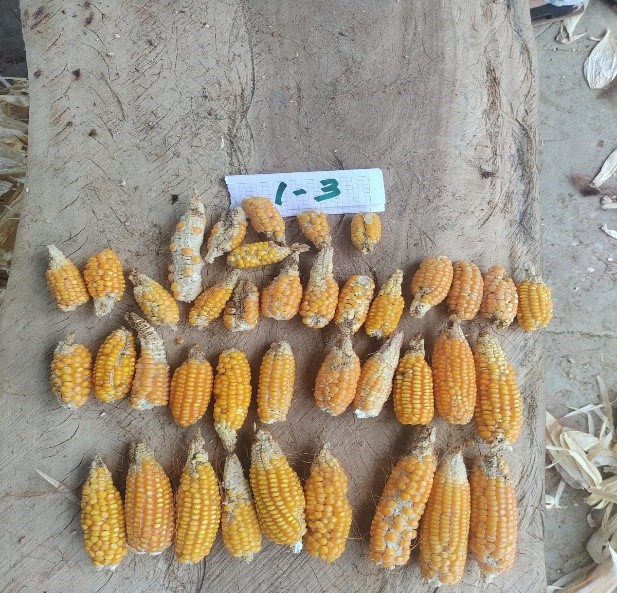
#> input picture data/1-3.jpg, 617 x 593 px
$ jupyter execute --allow-errors 00-01-CornPredictor.ipynb   (shell and % lines are left out)
#> lines starting #> are read from the running program, lines starting #| are printed output that depends on the picture
### code/mazorca/utils.py
from sam2.build_sam import load_model
from sam2.automatic_mask_generator import SAM2AutomaticMaskGenerator

from sklearn.base import BaseEstimator, TransformerMixin
import numpy as np
import pandas as pd
import torch
from torchvision import models, transforms
from itertools import combinations
import pickle

from samecode.plot.pyplot import subplots
import seaborn as sns

class MaskGenerator(BaseEstimator, TransformerMixin):
    def __init__(self, *, model='large', **kwargs):
        self.model = load_model("../models/{}".format(model), apply_postprocessing=False)
        self.mask_generator = SAM2AutomaticMaskGenerator(
            model=self.model,
            points_per_side=16,
            points_per_batch=32,
            pred_iou_thresh=0.7,
            stability_score_thresh=0.92,
            stability_score_offset=0.7,
            crop_n_layers=1,
            box_nms_thresh=0.7,
            crop_n_points_downscale_factor=2,
        )
    def fit(self, X, y=None):
        return self

    # [4 lines left out: function transform, not called in this run]


class MaskFeaturizer(BaseEstimator, TransformerMixin):
    def __init__(self, **kwargs):
        self.min_intensity = kwargs.get('min_intensity', 10)

    def fit(self, X, y=None):
        pass

    # [55 lines left out: functions object2coords, transform, not called in this run]


class Embedder(BaseEstimator, TransformerMixin):
    def __init__(self, **kwargs):
        self.embedder = models.resnet50(weights='ResNet50_Weights.DEFAULT')
        self.embedder.eval()

    # [15 lines left out: function get_mask_embeddings, not called in this run]

    def fit(self, X, y=None):
        return self

    # [5 lines left out: function transform, not called in this run]


class PixelPredictor(BaseEstimator, TransformerMixin):
    def __init__(self, **kwargs):
        file = kwargs.get('model', '../models/corn2pixel.pk')
        self.features, self.model = pickle.load(open(file, 'rb'))

    def fit(self, X, y=None):
        return self

    # [27 lines left out: function transform, not called in this run]


class ObjectPredictor(BaseEstimator, TransformerMixin):
    # [4 lines left out: function __init__, not called in this run]

    def fit(self, X, y=None):
        return self

    # [13 lines left out: function transform, not called in this run]


class ObjectCorrector(BaseEstimator, TransformerMixin):
    def __init__(self, **kwargs):
        self.label = kwargs.get('class', 'corn')
        self.box_overlap_fraction = kwargs.get('box_overlap_fraction', 0.75)

    # [32 lines left out: functions overlap_boxes, box_overlap, not called in this run]

    def fit(self, X, y=None):
        return self

    # [53 lines left out: functions transform, visualize, not called in this run]

### code/00-01-CornPredictor.ipynb
[cell 1]
# !pip install git+https://github.com/gaarangoa/samecode.git
# !pip install seaborn
# !pip install scipy
# !pip install scikit-learn
# !pip uninstall samv2 --yes

[cell 2]
import matplotlib.pyplot as plt
import numpy as np
import requests
from PIL import Image

[cell 3]
from samecode.plot.pyplot import subplots
import seaborn as sns

[cell 4]
import pandas as pd
from sklearn.cluster import KMeans
from sklearn.linear_model import LogisticRegression
import pickle

[cell 5]
from mazorca.utils import MaskGenerator
from mazorca.utils import MaskFeaturizer
from mazorca.utils import Embedder
from mazorca.utils import PixelPredictor
from mazorca.utils import ObjectPredictor
from mazorca.utils import ObjectCorrector

[cell 6]
from sklearn.pipeline import Pipeline

[cell 7]
from sklearn.ensemble import RandomForestClassifier

# Build database

#> (a cell that did not finish here is left out)

[cell 9]
image = Image.open('../data/1-3.jpg')
#> image is the input picture: PIL image 617x593 RGB; mean R, G, B 160.3, 147.6, 128.4
image = np.array(image.convert("RGB"))

#> (the rest of this cell did not finish here and is left out)

[cell 10]
image = Image.open('../data/1-2.jpg')
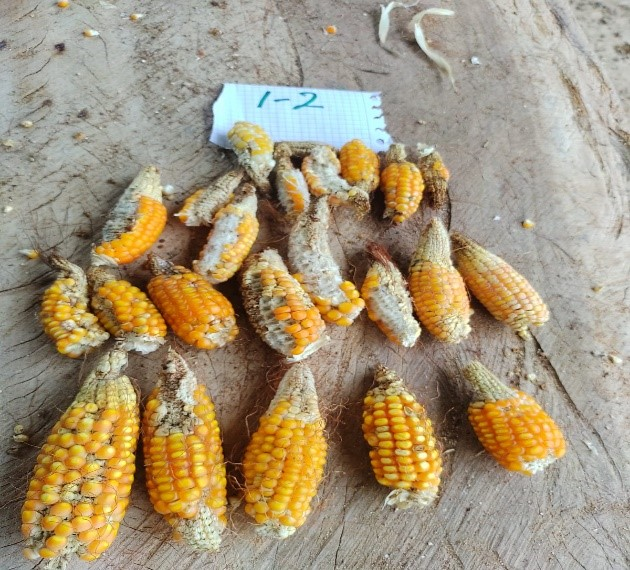
#> input picture data/1-2.jpg, 630 x 570 px
#> image is the input picture: PIL image 630x570 RGB; mean R, G, B 163.9, 149, 121.7
image = np.array(image.convert("RGB"))

#> (the rest of this cell did not finish here and is left out)

[cell 11]
image = Image.open('../data/1-1.jpg')
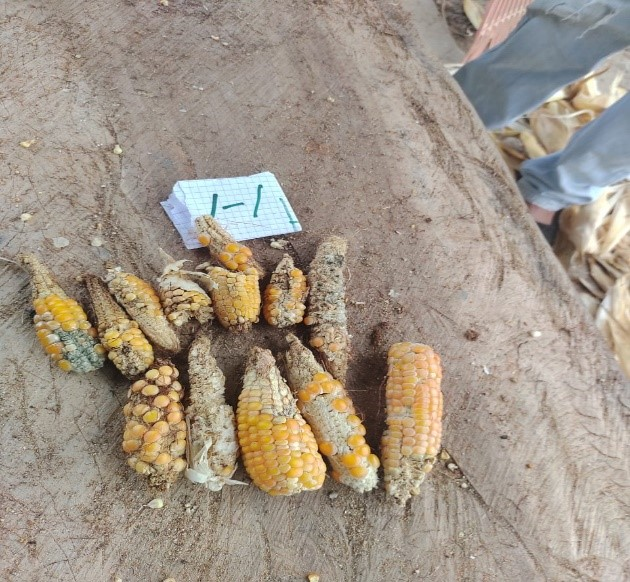
#> input picture data/1-1.jpg, 630 x 582 px
#> image is the input picture: PIL image 630x582 RGB; mean R, G, B 161.5, 149.8, 136
image = np.array(image.convert("RGB"))

#> (the rest of this cell did not finish here and is left out)
